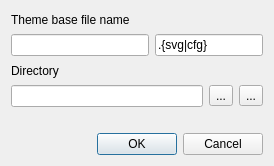
<?xml version="1.0" encoding="UTF-8"?>
<ui version="4.0">
 <class>NewThemeUIBase</class>
 <widget class="QDialog" name="NewThemeUIBase">
  <property name="geometry">
   <rect>
    <x>0</x>
    <y>0</y>
    <width>274</width>
    <height>166</height>
   </rect>
  </property>
  <property name="sizePolicy">
   <sizepolicy hsizetype="Fixed" vsizetype="Fixed">
    <horstretch>0</horstretch>
    <verstretch>0</verstretch>
   </sizepolicy>
  </property>
  <property name="windowTitle">
   <string>New theme</string>
  </property>
  <layout class="QGridLayout" name="gridLayout_3">
   <item row="3" column="0">
    <widget class="QDialogButtonBox" name="buttonBox">
     <property name="standardButtons">
      <set>QDialogButtonBox::Cancel|QDialogButtonBox::Ok</set>
     </property>
    </widget>
   </item>
   <item row="1" column="0">
    <layout class="QGridLayout" name="gridLayout_2">
     <item row="1" column="0">
      <widget class="QLineEdit" name="dirEdit"/>
     </item>
     <item row="1" column="1">
      <widget class="QToolButton" name="dirChooseBtn">
       <property name="toolTip">
        <string>Choose custom directory</string>
       </property>
       <property name="text">
        <string>...</string>
       </property>
       <property name="icon">
        <iconset resource="ThemeBuilderUIBase.qrc">
         <normaloff>:/icon/pixmaps/open.png</normaloff>:/icon/pixmaps/open.png</iconset>
       </property>
      </widget>
     </item>
     <item row="1" column="2">
      <widget class="QToolButton" name="dirResetBtn">
       <property name="toolTip">
        <string>Reset to QSvgStyle's default theme directory</string>
       </property>
       <property name="text">
        <string>...</string>
       </property>
       <property name="icon">
        <iconset resource="ThemeBuilderUIBase.qrc">
         <normaloff>:/icon/pixmaps/cleartext.png</normaloff>:/icon/pixmaps/cleartext.png</iconset>
       </property>
      </widget>
     </item>
     <item row="0" column="0" colspan="3">
      <widget class="QLabel" name="label_2">
       <property name="text">
        <string>Directory</string>
       </property>
      </widget>
     </item>
    </layout>
   </item>
   <item row="0" column="0">
    <layout class="QGridLayout" name="gridLayout">
     <item row="0" column="0" colspan="2">
      <widget class="QLabel" name="label">
       <property name="text">
        <string>Theme base file name</string>
       </property>
      </widget>
     </item>
     <item row="1" column="0">
      <widget class="QLineEdit" name="themeNameEdit"/>
     </item>
     <item row="1" column="1">
      <widget class="QLineEdit" name="lineEdit">
       <property name="sizePolicy">
        <sizepolicy hsizetype="Maximum" vsizetype="Fixed">
         <horstretch>0</horstretch>
         <verstretch>0</verstretch>
        </sizepolicy>
       </property>
       <property name="text">
        <string>.{svg|cfg}</string>
       </property>
       <property name="readOnly">
        <bool>true</bool>
       </property>
      </widget>
     </item>
    </layout>
   </item>
   <item row="2" column="0">
    <spacer name="verticalSpacer">
     <property name="orientation">
      <enum>Qt::Vertical</enum>
     </property>
     <property name="sizeType">
      <enum>QSizePolicy::Maximum</enum>
     </property>
     <property name="sizeHint" stdset="0">
      <size>
       <width>20</width>
       <height>20</height>
      </size>
     </property>
    </spacer>
   </item>
  </layout>
 </widget>
 <resources>
  <include location="ThemeBuilderUIBase.qrc"/>
 </resources>
 <connections>
  <connection>
   <sender>buttonBox</sender>
   <signal>accepted()</signal>
   <receiver>NewThemeUIBase</receiver>
   <slot>accept()</slot>
   <hints>
    <hint type="sourcelabel">
     <x>248</x>
     <y>254</y>
    </hint>
    <hint type="destinationlabel">
     <x>157</x>
     <y>274</y>
    </hint>
   </hints>
  </connection>
  <connection>
   <sender>buttonBox</sender>
   <signal>rejected()</signal>
   <receiver>NewThemeUIBase</receiver>
   <slot>reject()</slot>
   <hints>
    <hint type="sourcelabel">
     <x>316</x>
     <y>260</y>
    </hint>
    <hint type="destinationlabel">
     <x>286</x>
     <y>274</y>
    </hint>
   </hints>
  </connection>
 </connections>
</ui>
